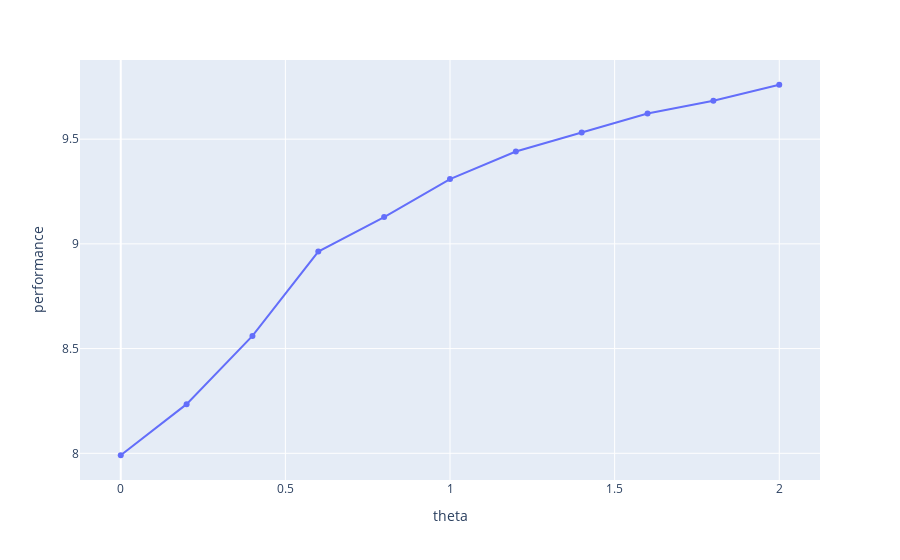

The notebook cell this image was saved under:
### Code cell
# 2.2
S0 = {
    "M":    [0.32, 0.12],
    "Sens": [0.28, 0.09],
    "Secr": [0.3, 0.17],
    "AGI":  [0.26, 0.15],
    "PA":   [0.21, 0.11],
}

mu_truth = {
    "M":    scipy.stats.uniform(loc=0.15, scale=0.3),
    "Sens": scipy.stats.uniform(loc=0.1, scale=0.2),
    "Secr": scipy.stats.uniform(loc=0.2, scale=0.4),
    "AGI":  scipy.stats.uniform(loc=0.1667, scale=0.5),
    "PA":   scipy.stats.uniform(loc=0.175, scale=0.525),
}

model_2 = mddm.MedicalDecisionDiabetesModel(S0=S0, mu_truth=mu_truth, sigma_W=0.05, T=20)
ie_policy_2 = mddp.IE(model_2, theta=1)
result_2 = util.grid_search(grid=grid, policy=ie_policy_2, n_iterations=1000)
px.line(data_frame=result_2["all_runs"], x="theta", y="performance", markers=True)

### Figure 1 — Plotly figure (JSON) as saved in the notebook; plotly's stock layout.template omitted (floating-point values rounded to 4 significant figures)
{"data": [{"hovertemplate": "theta=%{x}<br>performance=%{y}<extra></extra>", "legendgroup": "", "line": {"color": "#636efa", "dash": "solid"}, "marker": {"symbol": "circle"}, "mode": "lines+markers", "name": "", "orientation": "v", "showlegend": false, "type": "scatter", "x": [0, 0.2, 0.4, 0.6, 0.8, 1, 1.2, 1.4, 1.6, 1.8, 2], "xaxis": "x", "y": [7.991, 8.235, 8.561, 8.963, 9.128, 9.309, 9.441, 9.532, 9.623, 9.684, 9.76], "yaxis": "y"}], "layout": {"legend": {"tracegroupgap": 0}, "margin": {"t": 60}, "xaxis": {"anchor": "y", "domain": [0, 1], "title": {"text": "theta"}}, "yaxis": {"anchor": "x", "domain": [0, 1], "title": {"text": "performance"}}}}
